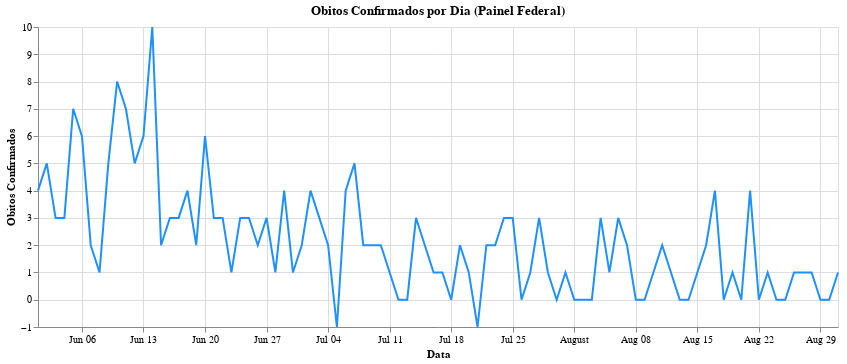

The notebook cell this image was saved under:
### Code cell
# Gerando o Gráfico de Obitos por Dia com os dados do Painel Federais
graph_pf_obitosPorDia = alt.Chart(pf_obitosPorDia).mark_line().encode(
    alt.X('data:T', title='Data'),
    alt.Y('obitos_confirmados:Q', title='Obitos Confirmados'),
    color=alt.value('dodgerblue')
).properties(
    width=800,
    title='Obitos Confirmados por Dia (Painel Federal)'
)

graph_pf_obitosPorDia

### Figure 1 — Vega-Lite specification as saved in the notebook (floating-point values rounded to 4 significant figures)
{"config": {"view": {"continuousWidth": 400, "continuousHeight": 300}}, "data": {"name": "data-663376b4f0b5fa365fcd58d2514a196e"}, "mark": "line", "encoding": {"color": {"value": "dodgerblue"}, "x": {"type": "temporal", "field": "data", "title": "Data"}, "y": {"type": "quantitative", "field": "obitos_confirmados", "title": "Obitos Confirmados"}}, "title": "Obitos Confirmados por Dia (Painel Federal)", "width": 800, "$schema": "https://vega.github.io/schema/vega-lite/v4.8.1.json", "datasets": {"data-663376b4f0b5fa365fcd58d2514a196e": [{"data": "2021-06-01", "obitos_confirmados": 4, "media_movel": null}, {"data": "2021-06-02", "obitos_confirmados": 5, "media_movel": null}, {"data": "2021-06-03", "obitos_confirmados": 3, "media_movel": null}, {"data": "2021-06-04", "obitos_confirmados": 3, "media_movel": null}, {"data": "2021-06-05", "obitos_confirmados": 7, "media_movel": null}, {"data": "2021-06-06", "obitos_confirmados": 6, "media_movel": null}, {"data": "2021-06-07", "obitos_confirmados": 2, "media_movel": 4.286}, {"data": "2021-06-08", "obitos_confirmados": 1, "media_movel": 3.857}, {"data": "2021-06-09", "obitos_confirmados": 5, "media_movel": 3.857}, {"data": "2021-06-10", "obitos_confirmados": 8, "media_movel": 4.571}, {"data": "2021-06-11", "obitos_confirmados": 7, "media_movel": 5.143}, {"data": "2021-06-12", "obitos_confirmados": 5, "media_movel": 4.857}, {"data": "2021-06-13", "obitos_confirmados": 6, "media_movel": 4.857}, {"data": "2021-06-14", "obitos_confirmados": 10, "media_movel": 6.0}, {"data": "2021-06-15", "obitos_confirmados": 2, "media_movel": 6.143}, {"data": "2021-06-16", "obitos_confirmados": 3, "media_movel": 5.857}, {"data": "2021-06-17", "obitos_confirmados": 3, "media_movel": 5.143}, {"data": "2021-06-18", "obitos_confirmados": 4, "media_movel": 4.714}, {"data": "2021-06-19", "obitos_confirmados": 2, "media_movel": 4.286}, {"data": "2021-06-20", "obitos_confirmados": 6, "media_movel": 4.286}, {"data": "2021-06-21", "obitos_confirmados": 3, "media_movel": 3.286}, {"data": "2021-06-22", "obitos_confirmados": 3, "media_movel": 3.429}, {"data": "2021-06-23", "obitos_confirmados": 1, "media_movel": 3.143}, {"data": "2021-06-24", "obitos_confirmados": 3, "media_movel": 3.143}, {"data": "2021-06-25", "obitos_confirmados": 3, "media_movel": 3.0}, {"data": "2021-06-26", "obitos_confirmados": 2, "media_movel": 3.0}, {"data": "2021-06-27", "obitos_confirmados": 3, "media_movel": 2.571}, {"data": "2021-06-28", "obitos_confirmados": 1, "media_movel": 2.286}, {"data": "2021-06-29", "obitos_confirmados": 4, "media_movel": 2.429}, {"data": "2021-06-30", "obitos_confirmados": 1, "media_movel": 2.429}, {"data": "2021-07-01", "obitos_confirmados": 2, "media_movel": 2.286}, {"data": "2021-07-02", "obitos_confirmados": 4, "media_movel": 2.429}, {"data": "2021-07-03", "obitos_confirmados": 3, "media_movel": 2.571}, {"data": "2021-07-04", "obitos_confirmados": 2, "media_movel": 2.429}, {"data": "2021-07-05", "obitos_confirmados": -1, "media_movel": 2.143}, {"data": "2021-07-06", "obitos_confirmados": 4, "media_movel": 2.143}, {"data": "2021-07-07", "obitos_confirmados": 5, "media_movel": 2.714}, {"data": "2021-07-08", "obitos_confirmados": 2, "media_movel": 2.714}, {"data": "2021-07-09", "obitos_confirmados": 2, "media_movel": 2.429}, {"data": "2021-07-10", "obitos_confirmados": 2, "media_movel": 2.286}, {"data": "2021-07-11", "obitos_confirmados": 1, "media_movel": 2.143}, {"data": "2021-07-12", "obitos_confirmados": 0, "media_movel": 2.286}, {"data": "2021-07-13", "obitos_confirmados": 0, "media_movel": 1.714}, {"data": "2021-07-14", "obitos_confirmados": 3, "media_movel": 1.429}, {"data": "2021-07-15", "obitos_confirmados": 2, "media_movel": 1.429}, {"data": "2021-07-16", "obitos_confirmados": 1, "media_movel": 1.286}, {"data": "2021-07-17", "obitos_confirmados": 1, "media_movel": 1.143}, {"data": "2021-07-18", "obitos_confirmados": 0, "media_movel": 1.0}, {"data": "2021-07-19", "obitos_confirmados": 2, "media_movel": 1.286}, {"data": "2021-07-20", "obitos_confirmados": 1, "media_movel": 1.429}, {"data": "2021-07-21", "obitos_confirmados": -1, "media_movel": 0.8571}, {"data": "2021-07-22", "obitos_confirmados": 2, "media_movel": 0.8571}, {"data": "2021-07-23", "obitos_confirmados": 2, "media_movel": 1.0}, {"data": "2021-07-24", "obitos_confirmados": 3, "media_movel": 1.286}, {"data": "2021-07-25", "obitos_confirmados": 3, "media_movel": 1.714}, {"data": "2021-07-26", "obitos_confirmados": 0, "media_movel": 1.429}, {"data": "2021-07-27", "obitos_confirmados": 1, "media_movel": 1.429}, {"data": "2021-07-28", "obitos_confirmados": 3, "media_movel": 2.0}, {"data": "2021-07-29", "obitos_confirmados": 1, "media_movel": 1.857}, {"data": "2021-07-30", "obitos_confirmados": 0, "media_movel": 1.571}, {"data": "2021-07-31", "obitos_confirmados": 1, "media_movel": 1.286}, {"data": "2021-08-01", "obitos_confirmados": 0, "media_movel": 0.8571}, {"data": "2021-08-02", "obitos_confirmados": 0, "media_movel": 0.8571}, {"data": "2021-08-03", "obitos_confirmados": 0, "media_movel": 0.7143}, {"data": "2021-08-04", "obitos_confirmados": 3, "media_movel": 0.7143}, {"data": "2021-08-05", "obitos_confirmados": 1, "media_movel": 0.7143}, {"data": "2021-08-06", "obitos_confirmados": 3, "media_movel": 1.143}, {"data": "2021-08-07", "obitos_confirmados": 2, "media_movel": 1.286}, {"data": "2021-08-08", "obitos_confirmados": 0, "media_movel": 1.286}, {"data": "2021-08-09", "obitos_confirmados": 0, "media_movel": 1.286}, {"data": "2021-08-10", "obitos_confirmados": 1, "media_movel": 1.429}, {"data": "2021-08-11", "obitos_confirmados": 2, "media_movel": 1.286}, {"data": "2021-08-12", "obitos_confirmados": 1, "media_movel": 1.286}, {"data": "2021-08-13", "obitos_confirmados": 0, "media_movel": 0.8571}, {"data": "2021-08-14", "obitos_confirmados": 0, "media_movel": 0.5714}, {"data": "2021-08-15", "obitos_confirmados": 1, "media_movel": 0.7143}, {"data": "2021-08-16", "obitos_confirmados": 2, "media_movel": 1.0}, {"data": "2021-08-17", "obitos_confirmados": 4, "media_movel": 1.429}, {"data": "2021-08-18", "obitos_confirmados": 0, "media_movel": 1.143}, {"data": "2021-08-19", "obitos_confirmados": 1, "media_movel": 1.143}, {"data": "2021-08-20", "obitos_confirmados": 0, "media_movel": 1.143}, {"data": "2021-08-21", "obitos_confirmados": 4, "media_movel": 1.714}, {"data": "2021-08-22", "obitos_confirmados": 0, "media_movel": 1.571}, {"data": "2021-08-23", "obitos_confirmados": 1, "media_movel": 1.429}, {"data": "2021-08-24", "obitos_confirmados": 0, "media_movel": 0.8571}, {"data": "2021-08-25", "obitos_confirmados": 0, "media_movel": 0.8571}, {"data": "2021-08-26", "obitos_confirmados": 1, "media_movel": 0.8571}, {"data": "2021-08-27", "obitos_confirmados": 1, "media_movel": 1.0}, {"data": "2021-08-28", "obitos_confirmados": 1, "media_movel": 0.5714}, {"data": "2021-08-29", "obitos_confirmados": 0, "media_movel": 0.5714}, {"data": "2021-08-30", "obitos_confirmados": 0, "media_movel": 0.4286}, {"data": "2021-08-31", "obitos_confirmados": 1, "media_movel": 0.5714}]}}
